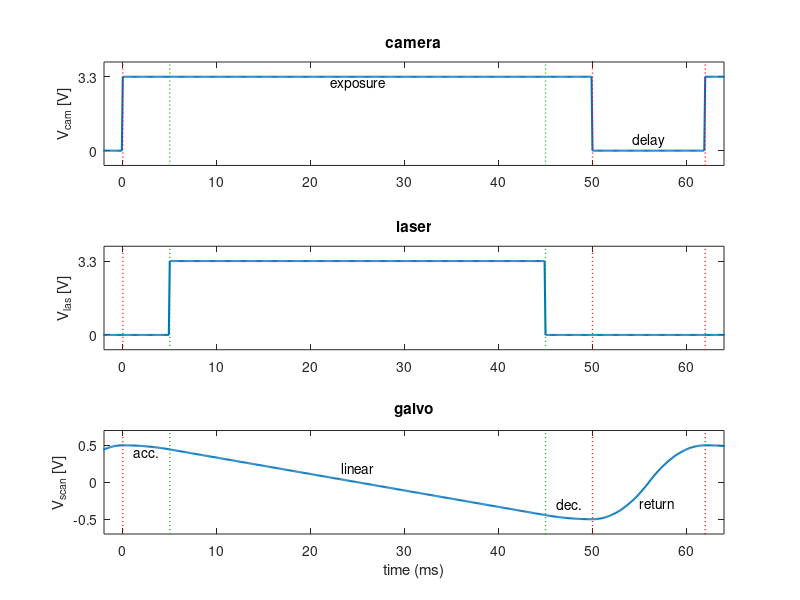

Source code (MATLAB):
exp = 50;
delayAfter = 12;
% expTicks = 0:0.1:exp;
% delayAfterTicks = 0:0.1:delayAfter;
p = 0.2;

n_exp = exp;
n_acc = n_exp * p / 2;
n_lin = n_exp * (1-p);

Vamp = 0.5;
Voffset = 0;

h = (1-p)/(1-0.5*p)*Vamp;
acc = -(Vamp-h)*2/n_acc/n_acc;
slope = -2*h/n_lin;

TTL = 3.3;
%%
tick = 0.1;
t_acc = 0:tick:(n_acc-tick);
t_lin = 0:tick:(n_lin-tick);
t_exp = 0:tick:(n_exp-tick);
t_delay = 0:tick:(delayAfter-tick);
t = 0:tick:(exp+delayAfter-tick);

%%
v0 = 0;
v_acc = Vamp + v0.*t_acc + 0.5*acc.*t_acc.^2;
v0 = v0 + n_acc.*acc;
v_lin = h    + v0.*t_lin;
% v_lin = slope;
v0 = v0;
v_dec = -h    + v0.*t_acc - 0.5*acc.*t_acc.^2;
% plot(t_exp, [v_acc, v_lin, v_dec])
%% flyback
back_acc = Vamp * 2 / (delayAfter/2)^2;
t_back_acc = 0:tick:(delayAfter/2 - tick);

v0 = 0;
v_back_acc = -Vamp - v0*t_back_acc + t_back_acc.^2 * back_acc * 0.5;
v0 = v0 + back_acc * delayAfter/2;
v_back_dec = Voffset + v0*t_back_acc - t_back_acc.^2 * back_acc * 0.5;
% y(61) = 0;
% y(62:121) = -1 * y(60:1);
% plot(t_delay, [v_back_acc, v_back_dec])

%%
t = 0:tick:(exp + delayAfter - tick);
subplot(3,1,3)
galvo = [v_acc, v_lin, v_dec, v_back_acc, v_back_dec];
t = [t-exp-delayAfter, t, t+exp+delayAfter];
% galvo
% plot(t, repmat(galvo, 1,3))
% ylim([-0.6, 0.6])

%% camera
cam_exp = ones(size(t_exp)) * TTL;
cam_delay = zeros(size(t_delay));
% subplot(3,1,1)
% plot(t, repmat([cam_exp, cam_delay], 1, 3))
% ylim([0, 1.2])

%% laser digital
l_acc = zeros(size(t_acc));
l_lin = ones(size(t_lin)) * TTL;
l_dec = l_acc;
l_delay = zeros(size(t_delay));
% subplot(3,1,2)
% plot(t, repmat([l_acc, l_lin, l_dec, l_delay], 1, 3))
% ylim([0, 1.2])

%%
traces = [
        repmat([cam_exp, cam_delay], 1, 3);
        repmat([l_acc, l_lin, l_dec, l_delay], 1, 3);
        repmat(galvo, 1,3)];
    
ylims = [-TTL*0.2, TTL*1.2; -TTL*0.2, TTL*1.2; -0.7, 0.7];
titles = {'camera', 'laser', 'galvo'};
ytickss = { [0, TTL],
            [0, TTL],
            [-Vamp, 0, Vamp]};
lines = [0, n_acc, n_acc+n_lin, exp, exp+delayAfter];
colors = {'r', [0,0.7,0], [0,0.7,0], 'r', 'r'};
ylabels = {'V_{cam} [V]', 'V_{las} [V]', 'V_{scan} [V]'};

for i =1:3
    subplot(3,1,i)
    hold off
    plot(t,traces(i,:),'lineWidth',1.5)
    hold on
    for j = 1:length(lines)
        plot([lines(j), lines(j)], [-20, 20], ':', 'lineWidth', 1, 'color', colors{j})
    end
    
    title(titles(i))
    pad = 2;
    xlim([-pad, exp+delayAfter+pad])
    ylim(ylims(i,:))
    yticks(ytickss{i})
    ylabel(ylabels(i));
    if i == 3
        xlabel('time (ms)')
%         yticklabels({'-V_{amp}', '0', 'V_{amp}'})
    end
end

subplot(3,1,1)
text(56, TTL*0.15, 'delay', 'HorizontalAlignment', 'center')
text(25, TTL*0.9, 'exposure', 'HorizontalAlignment', 'center')

subplot(3,1,3)
text(2.5, 0.4, 'acc.', 'HorizontalAlignment', 'center')
text(50-2.5, -0.3, 'dec.', 'HorizontalAlignment', 'center')
text(25, 0.2, 'linear', 'HorizontalAlignment', 'center')
text(55, -0.3, 'return', 'HorizontalAlignment', 'left')

set(gcf, 'color', 'w')

